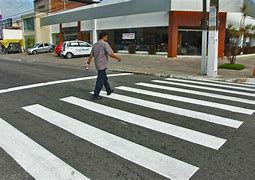
#> input picture image-1.jpg, 255 x 180 px
$ python reducao_dimensionalidade.py
#> lines starting #> are read from the running program, lines starting #| are printed output that depends on the picture; after the words box and inside, x2 and y2 are one past the last pixel; in counts of white or black regions, pixels touching at a corner belong together
from PIL import Image

# Converter para tons de cinza manualmente
def rgb_to_gray(r, g, b):
    # Fórmula simples de conversão para tons de cinza (média ponderada)
    return int(0.299 * r + 0.587 * g + 0.114 * b)
# Converter para preto e branco (usando um threshold de 128)
def rgb_to_bw(gray_value, threshold=128):
    return 255 if gray_value > threshold else 0

# Abrir a imagem
image_path = './image-1.jpg'  # Caminho da sua imagem
img = Image.open(image_path)
#> img is the input picture: PIL image 255x180 RGB; mean R, G, B 125.5, 126.4, 118.9

# Converter a imagem para tons de cinza
width, height = img.size
#> width = 255; height = 180
img_gray = Image.new("L", (width, height))  # Nova imagem em tons de cinza
#> img_gray: PIL image 255x180 L; every value is 0

pixels = img.load()  # Carrega os pixels da imagem original
pixels_gray = img_gray.load()

for i in range(width):
    for j in range(height):
        r, g, b = pixels[i, j]
        gray = rgb_to_gray(r, g, b)
        pixels_gray[i, j] = gray


# Converter para preto e branco
img_bw = Image.new("1", (width, height))  # Nova imagem binária (preto e branco)
pixels_bw = img_bw.load()

for i in range(width):
    for j in range(height):
        gray = pixels_gray[i, j]
        bw = rgb_to_bw(gray)
        pixels_bw[i, j] = bw

# Definindo o espaço entre as imagens
space = 10  # Espaço de 10 pixels entre as imagens

# Criar uma nova imagem com espaço extra para as 3 imagens e o espaço entre elas
combined_width = width * 3 + space * 2  # Espaço extra entre as imagens
#> combined_width = 785
combined_image = Image.new("RGB", (combined_width, height), (255, 255, 255))  # Fundo branco
#> combined_image: PIL image 785x180 RGB; every value is 255

# Colocar as imagens na nova imagem com o espaço entre elas
combined_image.paste(img, (0, 0))  # A imagem original vai para a primeira posição
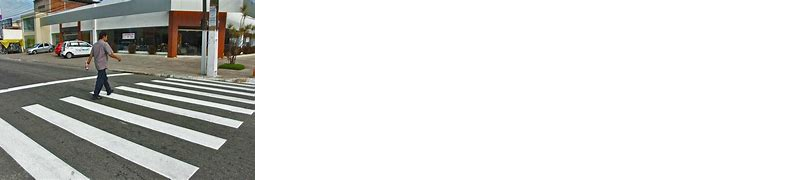
#> combined_image: PIL image 785x180 RGB; mean R, G, B 212.9, 213.2, 210.8
combined_image.paste(img_gray.convert("RGB"), (width + space, 0))  # A imagem em tons de cinza vai para a segunda
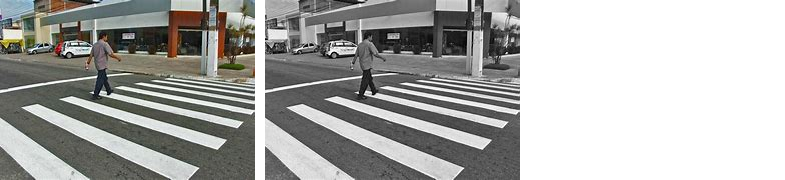
#> combined_image: PIL image 785x180 RGB; mean R, G, B 170.6, 170.9, 168.5
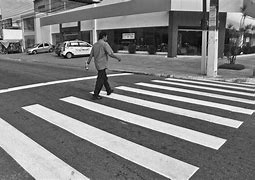
#> img_gray: PIL image 255x180 L; min 0, max 255, mean 124.8
combined_image.paste(img_bw.convert("RGB"), (2 * width + 2 * space, 0))  # A imagem preto e branco vai para a terceira
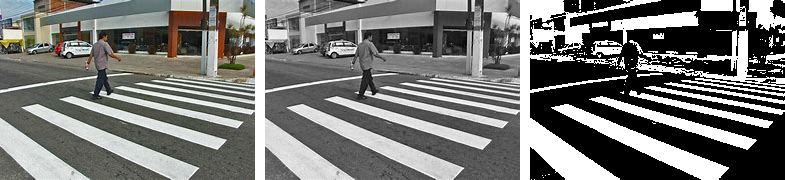
#> combined_image: PIL image 785x180 RGB; mean R, G, B 118.2, 118.5, 116.1
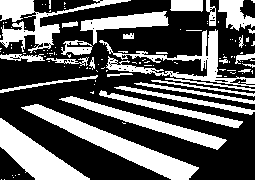
#> img_bw: PIL image 255x180 1; 36.7% white; 115 white regions (86 under 20 px), largest, box (x1, y1, x2, y2) and area: (21, 104, 199, 180) 2897, (0, 118, 90, 180) 2241, (0, 0, 131, 53) 1868

# Exibir a imagem combinada
combined_image.show()

$ run again, with image-unique.png saved as image-1.jpg
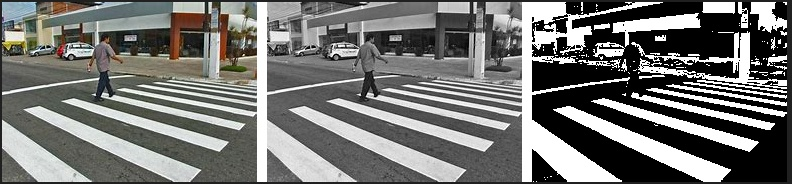
#> input picture image-unique.png, 792 x 184 px
#> img is the input picture: PIL image 792x184 RGB; mean R, G, B 115.6, 115.9, 113.5
#> `combined_image.paste(img_bw.convert("RGB"), (2 * width + 2 * space, 0))`:
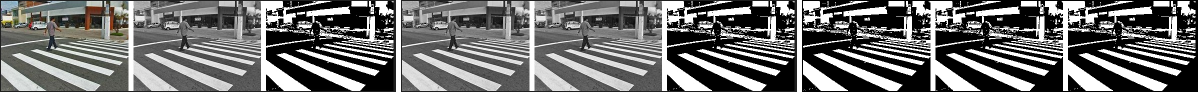
#> combined_image: PIL image 2396x184 RGB (shown at 1/2 size); mean R, G, B 109.7, 109.8, 109.1
#> `combined_image.paste(img_bw.convert("RGB"), (2 * width + 2 * space, 0))`:
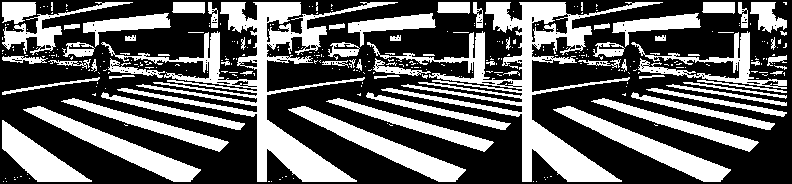
#> img_bw: PIL image 792x184 1; 37.2% white; 330 white regions (263 under 20 px), largest, box (x1, y1, x2, y2) and area: (101, 2, 398, 182) 10218, (367, 2, 663, 182) 10189, (288, 106, 466, 182) 2897
